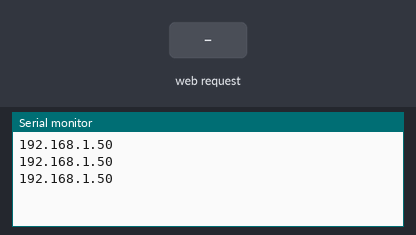
Bench run of a sketch on a simulated ESP8266 (NodeMCU). On the bench: the last lines printed to the serial monitor. The test bench sets the inputs (shaded band). WiFi joins after 1.5 s; servers stay silent unless stated.

Above: at 2.7 s.
2.8 s: HTTP request GET /message received
At 4.0 s:
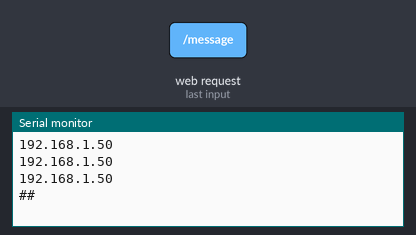
4.3 s: HTTP request GET /message?msg=1 received
At 5.4 s:
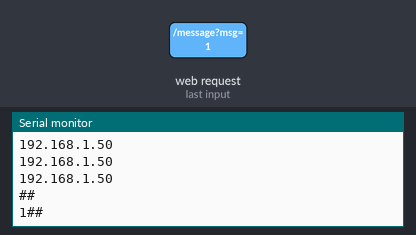

Measured:
- after the input at 2.8 s, the serial monitor: prints a new line at once (image 1)
- after the input at 4.3 s, the serial monitor: prints a new line at once (image 2)

The sketch:

web_esp.ino
```cpp
/*
  Smart Displays : 8x64 LED Matrix
  ESP8266 Code:
       Sends data received from client to Arduino which is controlling Matrix using
       hardware serial

  Code by:
  K S S M KAMAL
  NIT SURATHKAL
  Dept of ECE
*/

#include<ESP8266WiFi.h>
#include<ESP8266WebServer.h>
#include<ESP8266mDNS.h>

ESP8266WebServer server(80);

char* username = "NITK-NET";
char* password = "2K16NITK";
String msg = "kamal";
String html_page;

unsigned long present_ms = 0;
unsigned long last_ms = 0;
unsigned long send_time = 60000;

String slice = "0";
String font = "1";

void setup()
{
  WiFi.begin(username, password);
  Serial.begin(115200);
  while (WiFi.status() != WL_CONNECTED)
  {
    delay(500);
  }
  Serial.println(WiFi.localIP());
  Serial.println(WiFi.localIP());
  Serial.println(WiFi.localIP());
  if (MDNS.begin("smartdisplays"))
  {
  }
  server.on("/", send_html);
  server.on("/message", update_msg);
  server.begin();
}


void loop()
{
  server.handleClient();
}

void send_html()
{
  String html_page ="<!DOCTYPE html> <html> <head> <title>Smart Displays</title> </head> <style type=\"text/css\"> .center{ text-align: center; } .head-color{ color : #092040; } </style> <body> <h1 class = \"center head-color\"><strong>TECHNITES - SMART DISPLAYS</strong></h1><br><br> <form action = \"message\" class=\"center\" method=\"GET\"> <p>Message being Dispalyed : ";
html_page += msg;
html_page +="</p> <p><strong>Type the message to be displayed and press send</strong></p> <input type=\"text\" name=\"msg\"/> <br> <p><strong>Select the animation</strong></p> <br> <input type = \"radio\" name = \"slice\" value = \"1\">Slice <input type = \"radio\" name = \"slice\" value = \"0\">Scroll <br> <p><strong>Select the font</strong></p> <input type = \"radio\" name = \"font\" value = \"0\">8x8 Font <input type = \"radio\" name = \"font\" value = \"1\">7x5 Font <br><br> <input type=\"submit\" value=\"send\"/> </body> </html>";

   server.send(200, "text/html", html_page);
}

void update_msg()
{
  msg = server.arg("msg");
  slice = server.arg("slice");
  font = server.arg("font");
  Serial.println(msg + "#" + slice + "#" + font);
  server.send(200, "text/html", html_page);
}
```
